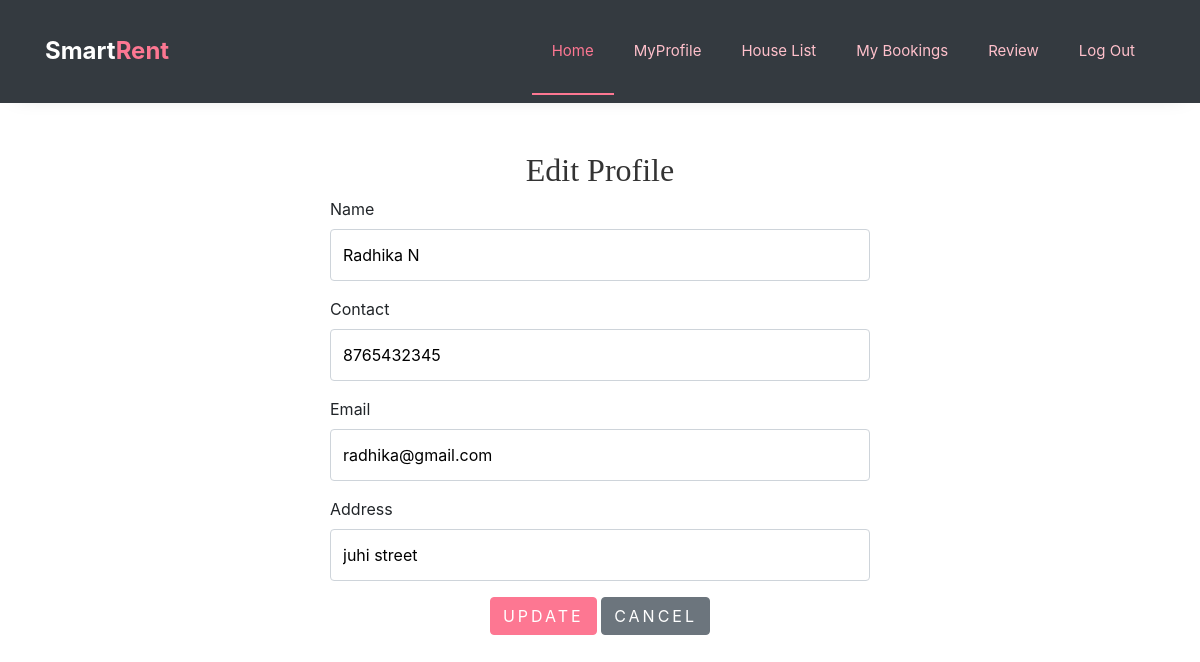
The app's page /User/EditProfile/ (signed in) with its own data.
### Guest/models.py (models this page shows)
class tbl_user(models.Model):
    user_name=models.CharField(max_length=20)
    user_contact=models.CharField(max_length=20)
    user_email=models.EmailField()
    user_gender=models.CharField(max_length=20)
    user_address=models.TextField()
    user_photo=models.FileField(upload_to='UserDocs/')
    user_proof=models.FileField(upload_to='UserDocs/')
    user_password=models.CharField(max_length=20)
    user_status=models.IntegerField(default=0)

### User/views.py (the view)
# urls.py: path('EditProfile/',views.editprofile,name='editprofile'),
def editprofile(request):
    user=tbl_user.objects.get(id=request.session['uid'])
    if request.method=="POST":
        user.user_name=request.POST.get("txt_name")
        user.user_email=request.POST.get("txt_email")
        user.user_contact=request.POST.get("txt_contact")
        user.user_address=request.POST.get("txt_address")
        user.save()
        return redirect('webuser:myprofile')
    else:
        return render(request,'User/EditProfile.html',{'user':user})

### User/Templates/User/EditProfile.html (shortened to what this page needs)
{% extends 'User/Header.html' %}
{% load static %}
{% block content %}
<!DOCTYPE html>
<html lang="en">
<head>
    <link href="https://stackpath.bootstrapcdn.com/bootstrap/4.5.2/css/bootstrap.min.css" rel="stylesheet">
</head>
<body>
    <div class="container mt-5">
        <form action="" method="post">
            <h2 align="center">Edit Profile</h2>
            <div class="row justify-content-center">
                <div class="col-md-6">
                    <div class="form-group">
                        <label for="txt_name">Name</label>
                        <input type="text" class="form-control" name="txt_name" id="txt_name" value="{{user.user_name}}">
                    </div>
                    <div class="form-group">
                        <label for="txt_contact">Contact</label>
                        <input type="text" class="form-control" name="txt_contact" id="txt_contact" value="{{user.user_contact}}">
                    </div>
                    <div class="form-group">
                        <label for="txt_email">Email</label>
                        <input type="text" class="form-control" name="txt_email" id="txt_email" value="{{user.user_email}}">
                    </div>
                    <div class="form-group">
                        <label for="txt_add">Address</label>
                        <input type="text" class="form-control" name="txt_address" id="txt_add" value="{{user.user_address}}">
                    </div>
                    <div class="form-group text-center">
                        <input type="submit" class="btn btn-primary" value="Update">
                        <input type="reset" class="btn btn-secondary" value="Cancel">
                    </div>
                </div>
            </div>
        </form>
    </div>
</body>
</html>
{% endblock content %}

### records on screen
tbl_user: txt_name "Radhika N", txt_contact "8765432345", txt_email "radhika@gmail.com", txt_address "juhi street"
